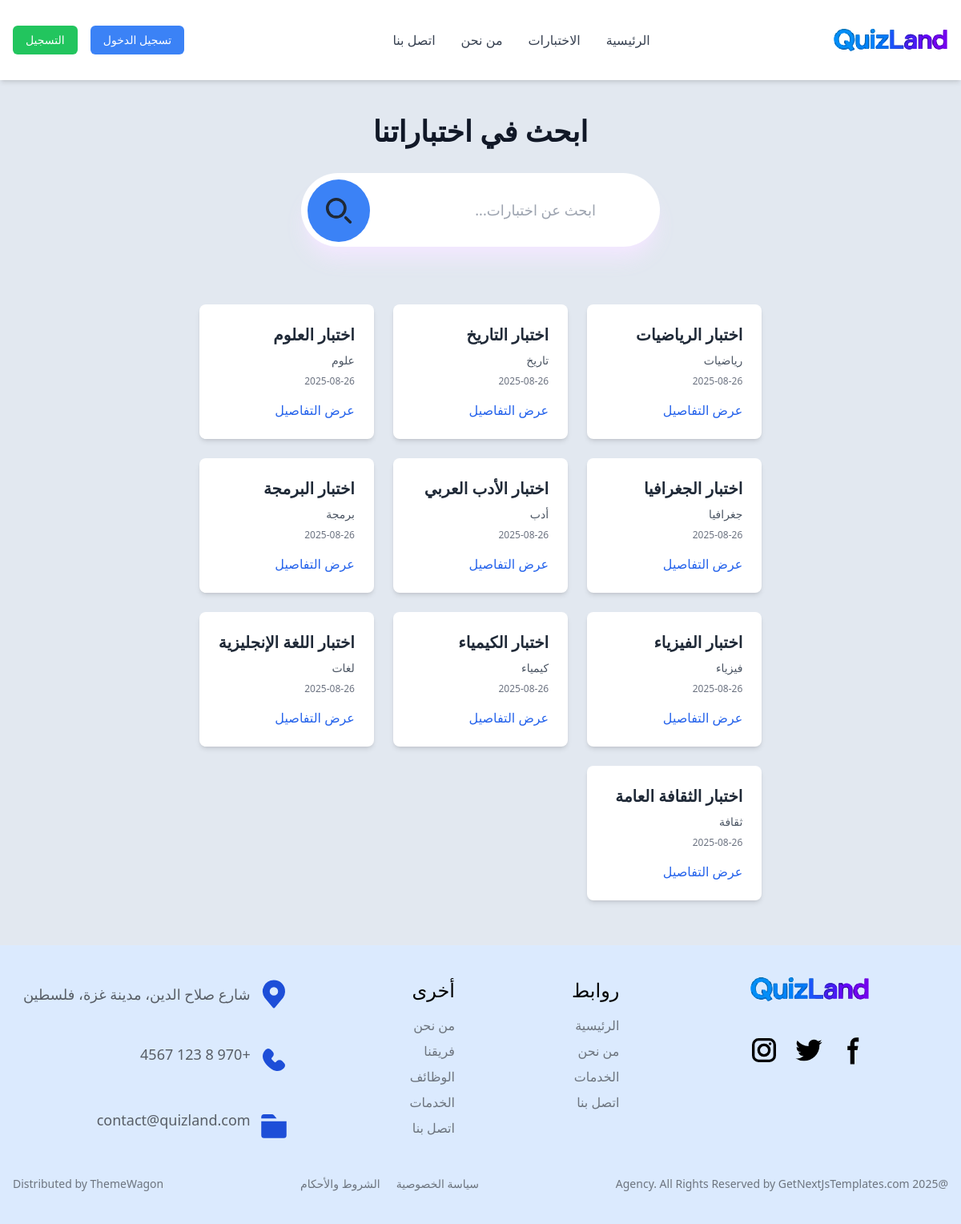
The page /views/Home/quizzes.php on the database as committed earlier.
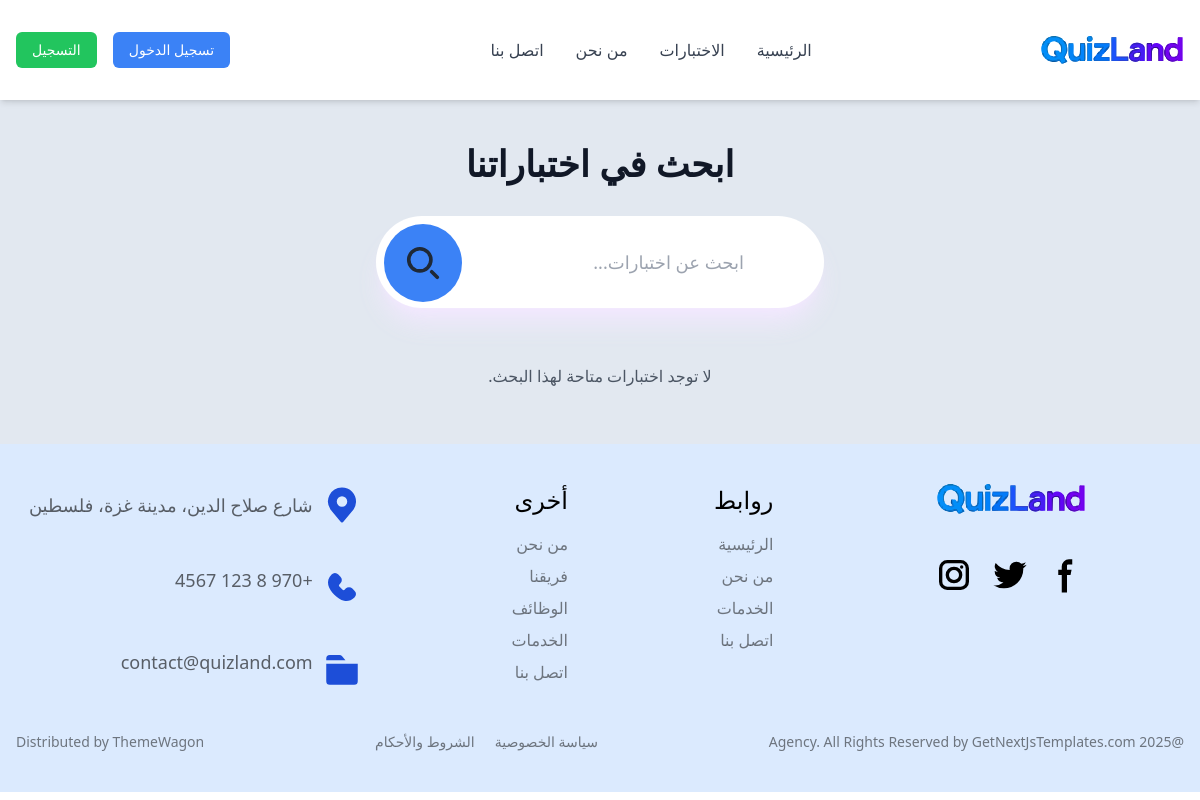
The same page on the database as committed later.
### tables this page shows
CREATE TABLE quizzes (
    id INT AUTO_INCREMENT PRIMARY KEY,
    title VARCHAR(255) NOT NULL,
    description TEXT,
    category VARCHAR(255) NOT NULL,
    image VARCHAR(255) DEFAULT NULL,
    created_at TIMESTAMP DEFAULT CURRENT_TIMESTAMP,
    updated_at TIMESTAMP NULL DEFAULT NULL ON UPDATE CURRENT_TIMESTAMP,
    created_by INT NOT NULL,
    CONSTRAINT fk_quizzes_created_by
        FOREIGN KEY (created_by) REFERENCES users(id)
        ON UPDATE CASCADE
        ON DELETE RESTRICT
);

### views/Home/quizzes.php (the view, shortened to what this page needs)
<?php
include("../../config/db.php");
$search_input = "";
$quizzes = [];
if (isset($_GET['search'])) {
    $search_input = $_GET['search'];
    $search_query = '%' . $search_input . '%';
    $stmt = $conn->prepare("SELECT id, title, category, created_at FROM quizzes WHERE title LIKE ? OR category LIKE ?");
    $stmt->bind_param("ss", $search_query, $search_query);
} else {
    $stmt = $conn->prepare("SELECT id, title, category, created_at FROM quizzes");
}
$stmt->execute();
$result = $stmt->get_result();
while ($row = $result->fetch_assoc()) {
    $quizzes[] = $row;
}
?>
<!DOCTYPE html>
<html lang="ar" dir="rtl">
<head>
    <script src="https://cdn.tailwindcss.com"></script>
</head>
<body>
    <?php include '../header.php'; ?>
    <section id="search-section" class="bg-slate-200 mt-16">
        <div class="container mx-auto lg:max-w-screen-xl md:max-w-screen-md px-4 pt-20 pb-14">
            <div class="flex flex-col gap-8 items-center">
                <h2 class="text-gray-900 text-3xl sm:text-4xl font-semibold">ابحث في اختباراتنا</h2>
                <div class="relative rounded-full pt-5 lg:pt-0 w-full max-w-md">
                    <form method="get">
                        <input type="text" name="search"
                            class="py-6 lg:py-8 pl-8 pr-20 text-lg w-full text-black rounded-full focus:outline-none shadow-xl shadow-purple-100/90"
                            placeholder="ابحث عن اختبارات..." value="<?= htmlspecialchars($search_input) ?>"
                            autocomplete="off">
                        <button type="submit" class="bg-blue-500 p-5 rounded-full absolute left-2 top-7 lg:top-2">
                        </button>
                    </form>
                </div>
                <?php if (count($quizzes) > 0): ?>
                    <div class="mt-10 grid grid-cols-1 sm:grid-cols-2 lg:grid-cols-3 gap-6">
                        <?php foreach ($quizzes as $quiz): ?>
                            <div class="bg-white p-6 rounded-lg shadow-md">
                                <h3 class="text-xl font-semibold text-gray-800"><?= htmlspecialchars($quiz['title']) ?></h3>
                                <p class="text-sm text-gray-600 mt-2"><?= htmlspecialchars($quiz['category']) ?></p>
                                <p class="text-xs text-gray-500 mt-2"><?= date("Y-m-d", strtotime($quiz['created_at'])) ?></p>
                                <div class="mt-4">
                                    <a href="quiz-details.php?quiz_id=<?= $quiz['id'] ?>"
                                        class="text-blue-600 hover:underline">عرض التفاصيل</a>
                                </div>
                            </div>
                        <?php endforeach; ?>
                    </div>
                <?php else: ?>
                    <p class="mt-6 text-gray-600">لا توجد اختبارات متاحة لهذا البحث.</p>
                <?php endif; ?>
            </div>
        </div>
    </section>
    <?php include '../footer.php'; ?>
</body>
</html>

### views/header.php (shortened to what this page needs)
<header class="fixed top-0 inset-x-0 bg-white z-[500] shadow-md">
    <div class="container mx-auto lg:max-w-screen-xl md:max-w-screen-md px-4 py-8 flex justify-between items-center">
        <div class="flex items-center">
            <div>
                <img src="/QuizLand/assets/images/logo/logo.svg" class="w-24 sm:w-36" alt="شعار QuizLand">
            </div>
        </div>
        <div class="hidden md:flex space-x-8 items-center">
            <a href="/QuizLand/views/home" class="text-gray-700 hover:text-blue-500 ml-8">الرئيسية</a>
            <a href="/QuizLand/views/home/quizzes.php" class="text-gray-700 hover:text-blue-500">الاختبارات</a>
            <a href="/QuizLand/views/home/about.php" class="text-gray-700 hover:text-blue-500">من نحن</a>
            <a href="/QuizLand/views/home/contact.php" class="text-gray-700 hover:text-blue-500">اتصل بنا</a>
        </div>
        <div class="relative">
            <?php
            if (isset($_SESSION['user'])) {
                $user = $_SESSION['user'];
                $userImage = isset($user['image']) && !empty($user['image']) ? '/QuizLand/'+$user['image'] : 'https://dovercourt.org/wp-content/uploads/2019/11/610-6104451_image-placeholder-png-user-profile-placeholder-image-png.jpg';
                echo '
                <div class="flex items-center cursor-pointer" id="user-profile" onclick="toggleDropdown()">
                    <img src="'. $userImage .'" alt="صورة المستخدم" class="w-8 h-8 rounded-full object-cover ml-2">
                    <span id="username" class="text-gray-700">
                        ' . htmlspecialchars($user['username']) . '
                    </span>
                </div>
                <div id="dropdown" class="absolute right-0 hidden bg-white border border-gray-200 shadow-md rounded-md w-36 mt-2">
                    <a href="/QuizLand/views/home/profile.php" class="block px-4 py-2 text-gray-700 hover:bg-gray-100">الملف الشخصي</a>
                    <a href="/QuizLand/views/auth/logout.php" class="block px-4 py-2 text-gray-700 hover:bg-gray-100">تسجيل الخروج</a>
                </div>';
            } else {
                echo '
                <div class="flex">
                    <a href="/QuizLand/views/auth/signin.php" class="sm:px-4 p-1 text-sm sm:py-2 text-gray-700 bg-blue-500 hover:bg-blue-600 text-white rounded-md ml-1 sm:ml-4">تسجيل الدخول</a>
                    <a href="/QuizLand/views/auth/signup.php" class="sm:px-4 p-1 text-sm sm:py-2 text-gray-700 bg-green-500 hover:bg-green-600 text-white rounded-md">التسجيل</a>
                </div>';
            } ?>
        </div>
    </div>
</header>

### views/footer.php (shortened to what this page needs)
<footer class="bg-blue-100 py-10">
    <div class="container mx-auto lg:max-w-screen-xl md:max-w-screen-md px-4">
        <div class="grid grid-cols-1 gap-y-10 gap-x-16 sm:grid-cols-2 lg:grid-cols-12 xl:gap-x-8">
            <div class="col-span-4 md:col-span-12 lg:col-span-4">
                <img src="../../assets/images/logo/logo.svg" width="150" alt="الشعار" class="mb-10 mx-auto">
                <div class="flex items-center gap-4 justify-center">
                    <a href="#" class="hover:text-primary text-black text-3xl">
                    </a>
                    <a href="#" class="hover:text-primary text-black text-3xl">
                    </a>
                    <a href="#" class="hover:text-primary text-black text-3xl">
                    </a>
                </div>
            </div>
            <div class="mr-6 md:mr-0 col-span-3 md:col-span-3 lg:col-span-2">
                <h3 class="mb-4 text-2xl font-medium">روابط</h3>
                <ul>
                    <li class="mb-2 text-black/50 hover:text-primary w-fit"><a href="#">الرئيسية</a></li>
                    <li class="mb-2 text-black/50 hover:text-primary w-fit"><a href="#">من نحن</a></li>
                    <li class="mb-2 text-black/50 hover:text-primary w-fit"><a href="#">الخدمات</a></li>
                    <li class="mb-2 text-black/50 hover:text-primary w-fit"><a href="#">اتصل بنا</a></li>
                </ul>
            </div>
            <div class="md:col-span-3 lg:col-span-2">
                <h3 class="mb-4 text-2xl font-medium">أخرى</h3>
                <ul>
                    <li class="mb-2 text-black/50 hover:text-primary w-fit"><a href="#">من نحن</a></li>
                    <li class="mb-2 text-black/50 hover:text-primary w-fit"><a href="#">فريقنا</a></li>
                    <li class="mb-2 text-black/50 hover:text-primary w-fit"><a href="#">الوظائف</a></li>
                    <li class="mb-2 text-black/50 hover:text-primary w-fit"><a href="#">الخدمات</a></li>
                    <li class="mb-2 text-black/50 hover:text-primary w-fit"><a href="#">اتصل بنا</a></li>
                </ul>
            </div>
            <div class="col-span-4 md:col-span-4 lg:col-span-4">
                <div class="flex items-center gap-2">
                    <h5 class="text-lg text-black/60">شارع صلاح الدين، مدينة غزة، فلسطين</h5>
                </div>
                <div class="flex gap-2 mt-10">
                    <h5 class="text-lg text-black/60">+970 8 123 4567</h5>
                </div>
                <div class="flex gap-2 mt-10">
                    <svg class="w-[42px] h-[42px] fill-blue-700" aria-hidden="true" xmlns="http://www.w3.org/2000/svg"
                        width="24" height="24" fill="currentColor" viewBox="0 0 24 24">
                        <path fill-rule="evenodd"
                            d="M3 6a2 2 0 0 1 2-2h5.532a2 2 0 0 1 1.536.72l1.9 2.28H3V6Zm0 3v10a2 2 0 0 0 2 2h14a2 2 0 0 0 2-2V9H3Z"
                            clip-rule="evenodd" />
                    </svg>
                    <h5 class="text-lg text-black/60">contact@quizland.com</h5>
                </div>
            </div>
        </div>
        <div class="mt-10 lg:flex items-center justify-between">
            <h4 class="text-black/50 text-sm text-center lg:text-start font-normal">
                @2025 Agency. All Rights Reserved by
                <a href="https://getnextjstemplates.com/" target="_blank" class="hover:text-primary">
                    GetNextJsTemplates.com</a>
            </h4>
            <div class="flex gap-5 mt-5 lg:mt-0 justify-center lg:justify-start">
                <a href="/" class="text-black/50 text-sm font-normal hover:text-primary">سياسة الخصوصية</a>
                <a href="/" class="text-black/50 text-sm font-normal hover:text-primary">الشروط والأحكام</a>
            </div>
            <h4 class="text-black/50 text-sm text-center lg:text-start font-normal">
                Distributed by <a href="https://themewagon.com/" target="_blank" class="hover:text-primary">
                    ThemeWagon</a>
            </h4>
        </div>
    </div>
</footer>

Rows that differ between the two databases and show on the page:
removed quizzes: title "اختبار الرياضيات", category "رياضيات", created_at "2025-08-26"
removed quizzes: title "اختبار التاريخ", category "تاريخ", created_at "2025-08-26"
removed quizzes: title "اختبار العلوم", category "علوم", created_at "2025-08-26"
removed quizzes: title "اختبار الجغرافيا", category "جغرافيا", created_at "2025-08-26"
removed quizzes: title "اختبار الأدب العربي", category "أدب", created_at "2025-08-26"
removed quizzes: title "اختبار البرمجة", category "برمجة", created_at "2025-08-26"
removed quizzes: title "اختبار الفيزياء", category "فيزياء", created_at "2025-08-26"
removed quizzes: title "اختبار الكيمياء", category "كيمياء", created_at "2025-08-26"
removed quizzes: title "اختبار اللغة الإنجليزية", category "لغات", created_at "2025-08-26"
removed quizzes: title "اختبار الثقافة العامة", category "ثقافة", created_at "2025-08-26"
Other text that changed with them:
text now shown: "لا توجد اختبارات متاحة لهذا البحث."
